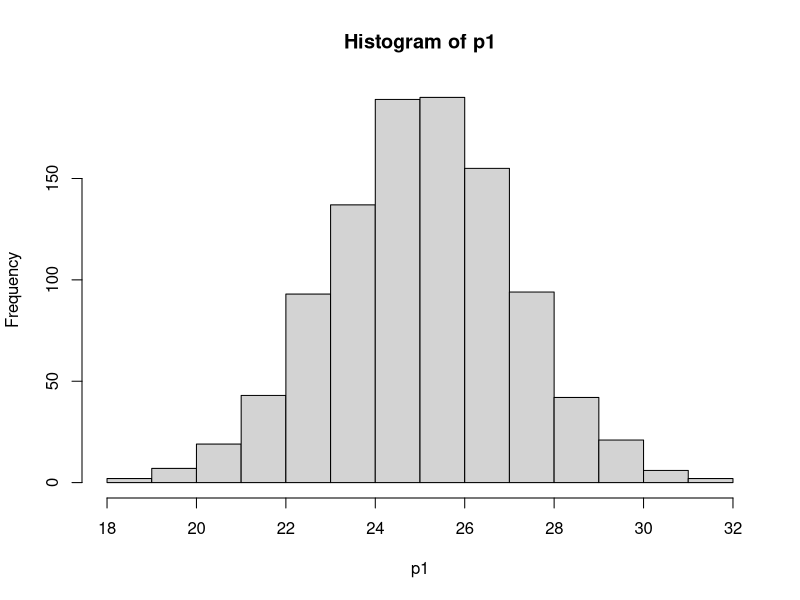

Here is the R script that generated this plot:
### basic plot and most used plot
### JSNa
### 2022.10.21

### set random seed
set.seed(100)
### rnorm : 정규 분포 함수
p1 <- rnorm(1000,m=25,sd=2)
p1
hist(p1)
### pnorm : 누적 분포 함수
p2 <- pnorm(p1)
p2
### qnorm : 분위수
